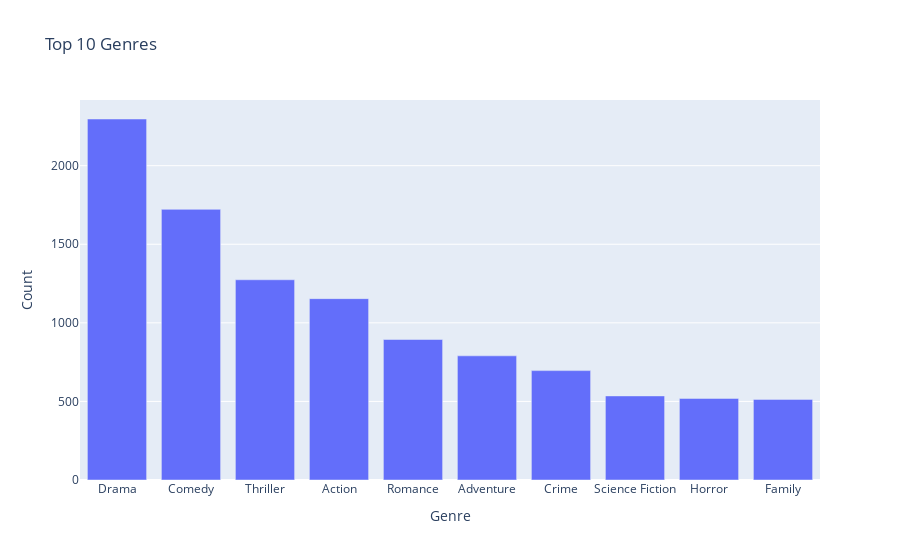

Source (notebook cell):
### Markdown cell above
# Top Actors

### Code cell
# Flatten genres
all_genres = [genre for sublist in df['genre_names'].apply(eval) for genre in sublist]
genre_counts = Counter(all_genres)
genre_df = pd.DataFrame(genre_counts.items(), columns=['Genre', 'Count']).sort_values('Count', ascending=False)

fig_top_actors = px.bar(genre_df.head(10), x='Genre', y='Count', title="Top 10 Genres")
fig_top_actors.show()

### Figure 1 — Plotly figure (JSON) as saved in the notebook; plotly's stock layout.template omitted (floating-point values rounded to 4 significant figures)
{"data": [{"hovertemplate": "Genre=%{x}<br>Count=%{y}<extra></extra>", "legendgroup": "", "marker": {"color": "#636efa", "pattern": {"shape": ""}}, "name": "", "orientation": "v", "showlegend": false, "textposition": "auto", "type": "bar", "x": ["Drama", "Comedy", "Thriller", "Action", "Romance", "Adventure", "Crime", "Science Fiction", "Horror", "Family"], "xaxis": "x", "y": [2297, 1722, 1274, 1154, 894, 790, 696, 535, 519, 513], "yaxis": "y"}], "layout": {"barmode": "relative", "legend": {"tracegroupgap": 0}, "title": {"text": "Top 10 Genres"}, "xaxis": {"anchor": "y", "domain": [0, 1], "title": {"text": "Genre"}}, "yaxis": {"anchor": "x", "domain": [0, 1], "title": {"text": "Count"}}}}
